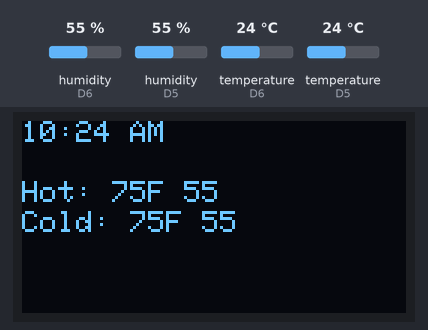
Bench run of a program on a simulated ESP8266 (NodeMCU). Parts: 128×64 one-colour display. The test bench sets the inputs (shaded band); at power-on: humidity (sensors on D6, D5) 55 %, temperature (sensors on D6, D5) 24 °C. WiFi joins after 1.5 s; servers stay silent unless stated; the local clock reads 2024-03-15 10:24:30 at power-on unless the program sets it; not simulated (calls return 0 or success): credentials.h.

Above: at 2.9 s.
3.0 s: humidity (sensor on D6) set to 22 %
At 6.3 s:
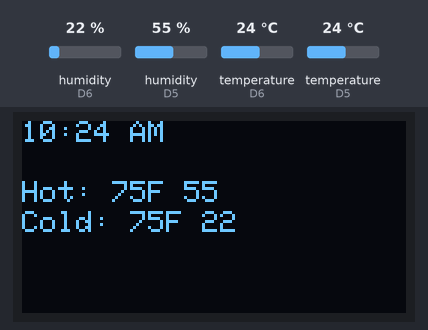
6.9 s: humidity (sensor on D5) set to 22 %
At 8.8 s:
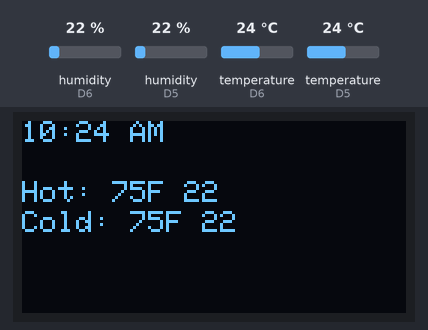
10.8 s: temperature (sensor on D6) set to 12 °C
At 11.4 s:
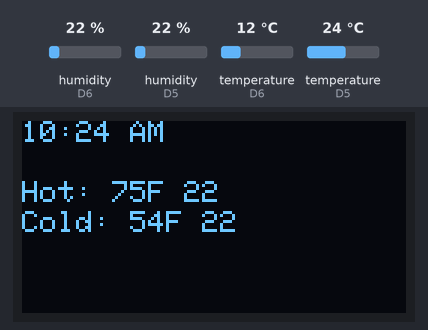
14.7 s: temperature (sensor on D5) set to 12 °C
At 17.6 s:
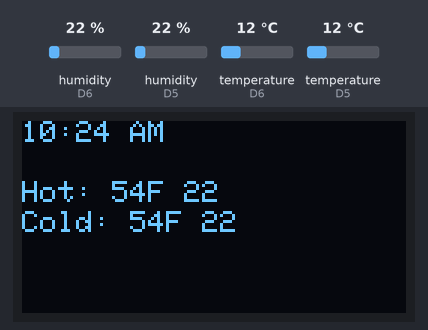
18.6 s: humidity (sensor on D6) set to 40 %
At 21.4 s:
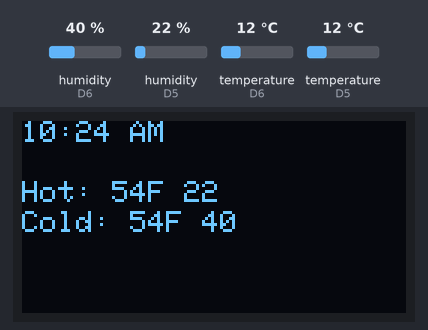
22.5 s: humidity (sensor on D5) set to 40 %
At 23.9 s:
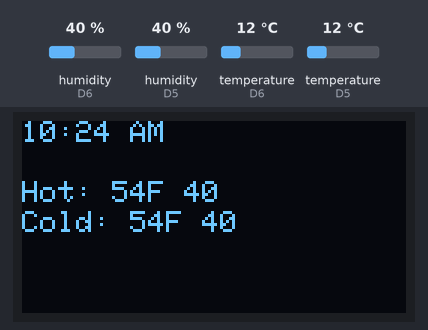
Timing chart, 0 to 25.5 s (numbered marks = the images above; inputs shaded):
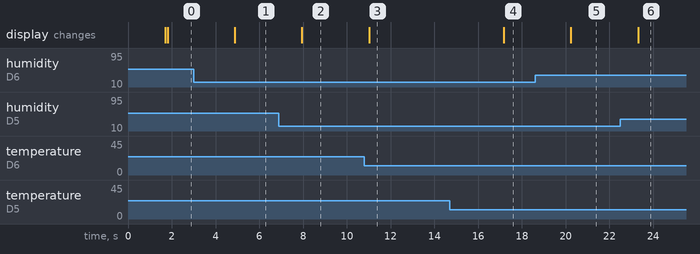

Measured:
- after the input at 3.0 s, the display: changes after 1.9 s (image 1)
- after the input at 6.9 s, the display: changes after 1.1 s (image 2)
- after the input at 10.8 s, the display: changes after 0.22 s (image 3)
- after the input at 14.7 s, the display: changes after 2.5 s (image 4)
- after the input at 18.6 s, the display: changes after 1.6 s (image 5)
- after the input at 22.5 s, the display: changes after 0.81 s (image 6)

The program:

main.cpp
```cpp
/*

For snake care.
Readings from 2 temperature sensors and NTP lookups are shown on an OLED display.
If the "hot side" temperature is outside of a range it fires a relay to turn on a heat lamp.
During specific hours a different relay is turned on to activate a plant grow lamp.
https://hackster.imgix.net/uploads/attachments/944050/node-mcu_nRId0HmElJ.jpg?auto=compress%2Cformat&w=1280&h=960&fit=max
https://randomnerdtutorials.com/esp8266-pinout-reference-gpios/
https://community.blynk.cc/uploads/default/original/2X/3/32941e2c2225641862dca63c203fbc19e287b871.jpg
amzn.com/B010N1SPRK
amzn.com/B01DKC2GQ0
amzn.com/B07F3KY8NF
amzn.com/B01M0E6SQM


NODEMCU V3:
3.3v - vcc
gnd - gnd
D10/TX/GPIO1 - nothing
D9/RX/GPIO3 - nothing
D8/GPIO15/RTS0/HCS - nothing
D7/GPIO13/CTS0/HMOSI - nothing
D6/GPIO12/HMISO - cold side temerature sensor
D5/GPIO14/HSCLK - hot side temperature sensor
gnd - gnd
3.3v - vcc
D4/GPIO2/TXD1 - Relay 1 in
D3/GPIO0/FLASH - Relay 2 in
D2/GPIO4/SDA - SDA on screen
D1/GPIO5/SCL - SCL on screen
DO/GPIO16/Wake - nothing


VIN - nothing
gnd - gnd
RST - nothing
EN/CH-PD - nothing
3.3v- vcc
gnd - gnd
CLK/GPIO6/ - nothing
SD0/GPI07/MISO/SDD0 - nothing
CMD/GPIO11/CS/SDCMD - nothing
SD1/MOSI/SDD1/GPIO8 - nothing
D11/SD2/GPIO9/SDD2 - nothing
D12/SD3/GPIO10/SDD3 - nothing
rsv - nothing
rsv - nothing
A0/ADC0 - nothing


SSD1306 screen
gnd - gnd
vcc - vcc
sdc - D1/GPIO5/SCL
sda - D2/GPIO4/SDA

DHT11 cold side
vcc - vcc
data - D6/GPIO12/HMISO
gnd - gnd

DHT11 hot side
vcc - vcc
data - D5/GPIO14/HSCLK
gnd - gnd

relay 1 - grow light
vcc - vcc
in - D4/GPIO2/TXD1
gnd - gnd

relay 2 - heat lamp
vcc - vcc
in - D3/GPIO0/FLASH
gnd - gnd


*/

#include <Arduino.h>

//declare some vars for storage
String timeline = "", hotline = "", coldline = "", relayline = "";
int myhour, mymin, mytemp;

//config
//how many seconds to wait between main loop executions.  temp sensors may struggle to be read more frequently than every 250ms.
const uint8_t looppauses = 3;
//how often in seconds are we willing to toggle the relays?  you don't want to strobe them.  5 minutes here
int relaypauses = 300;
//grow light runs roughly between the hours specified below.  Can be + or - relaypauses
//grow light on hour in 24h format.
const uint8_t growonh = 8;
//grow light off hour in 24h format.
const uint8_t growoffh = 21;
//heat lamp runs roughly at any temperature below offtemp.  Can be up to relaypauses before an adjustment happens
const uint8_t offtemp = 86;
//time display format us (12 hour) or world (24 hour)
const String timeformat = "us";
//temp display format F (fahrenheit) or C (celsius)
const String tempformat = "F";
//your timezone location in Olson format https://en.wikipedia.org/wiki/List_of_tz_database_time_zones
const String olsontz = "America/New_York";
//what NTP server to query https://www.ntppool.org/en/
const String ntpserver = "192.168.2.1";
//how frequently to ask the NTP servers for the time.
//nodemcu keeps good time so every 6 hours is good enough. don't hammer public servers
const uint16_t ntppollsec = 21600;
//put your wifi credentials in another file in include and .gitignore it
//format of
//#define WIFI_SSID "myssid"
//#define WIFI_PASSWD "mypass"
#include "credentials.h"
char ssid[] = WIFI_SSID;
char password[] = WIFI_PASSWD;
//enable debug settings and output
const bool debug = false;

//temp sensors "DHT sensor library"
//https://github.com/adafruit/DHT-sensor-library/blob/master/examples/DHTtester/DHTtester.ino
#include <DHT.h>
//gpio numbers
#define COLDTSPIN 12
#define HOTTSPIN 14
#define DHTTYPE DHT11
DHT coldts(COLDTSPIN, DHTTYPE);
DHT hotts(HOTTSPIN, DHTTYPE);

//software timer. http://sofapirate.github.io/Chrono/#heading_toc_j_6
//do relay adjustments roughly every specified interval
#include <Chrono.h>
Chrono relayadjust(Chrono::SECONDS);

//NTP https://github.com/ropg/ezTime
#include <ezTime.h>
#include <ESP8266WiFi.h>

//screen
//https://github.com/adafruit/Adafruit_SSD1306/blob/master/examples/ssd1306_128x64_i2c/ssd1306_128x64_i2c.ino
//https://lastminuteengineers.com/oled-display-esp8266-tutorial/
#include <SPI.h>
#include <Wire.h>
#include <Adafruit_GFX.h>
#include <Adafruit_SSD1306.h>
#define SCREEN_WIDTH 128 // OLED display width, in pixels
#define SCREEN_HEIGHT 64 // OLED display height, in pixels
#define OLED_RESET -1 // Reset pin # (or -1 if sharing Arduino reset pin)
Adafruit_SSD1306 display(SCREEN_WIDTH, SCREEN_HEIGHT, &Wire, OLED_RESET);

//relays
const uint8_t r1 = D4; //grow light
const uint8_t r2 = D3; //heat lamp


void setup() {
  //some serial for troubleshooting
  if (debug){
    Serial.begin(9600);
  }
  //relays are outputs the ones I built are active LOW.  Make sure they are turned off at boot.
  pinMode(r1, OUTPUT);
  pinMode(r2, OUTPUT);
  digitalWrite(r1, HIGH);
  digitalWrite(r2, HIGH);

  //temp sensors
  coldts.begin();
  hotts.begin();

  //NTP time
  //connect to wifi
  WiFi.begin(ssid, password);
  //library specific troubleshooting output
  if (debug){
    //setDebug(INFO);
  }
  //NTP server to query
  setServer (ntpserver);
  //sync with NTP server this often
  setInterval (ntppollsec);
  //get the time from NTP servers.  wait up to one minute
  waitForSync(60);

  //screen
  display.begin(SSD1306_SWITCHCAPVCC, 0x3C);
}

void getTime() {
  //call the eztime events method that notices if it needs to resync the time or not
  events();
  //create a time object
  Timezone myTZ;
  //eztime converts your olson timezone location into a posix format timezone offset string that it then uses for time calculations.
  //it does this by calling out to a server on the internet.  Since that server could be down, its best to do the conversion once
  //and cache the results.
  if (!myTZ.setCache(0)) {
    myTZ.setLocation(olsontz);
    myTZ.setCache(0);
  }

  //get the current time
  time_t t = myTZ.now();
  //spit into hours and minutes
  myhour = hour(t);
  mymin = minute(t);

  if (timeformat == "us"){
    timeline = String(myTZ.dateTime("h:i A"));
  }
  else {
    timeline = String(myTZ.dateTime("H:i"));
  }
}

void getMeasurements() {
  //declare some vars for storage
  float ctempfloat, htempfloat;

  //get temp and humidity measurements from both sensors.
  if (tempformat == "F"){
    ctempfloat = coldts.readTemperature(true);
    htempfloat = hotts.readTemperature(true);
  }
  else {
    ctempfloat = coldts.readTemperature();
    htempfloat = hotts.readTemperature();
  }
  int chumidityfloat = coldts.readHumidity();
  int hhumidityfloat = hotts.readHumidity();
  //i don't care about decmials
  int ctemp = round(ctempfloat);
  int htemp = round(htempfloat);
  mytemp = htemp;
  int chumidity = round(chumidityfloat);
  int hhumidity = round(hhumidityfloat);
  //i want to print temps and humidity readings
  if (tempformat == "F"){
    hotline = String("Hot: " + String(htemp) + "F " + String(hhumidity));
    coldline = String("Cold: " + String(ctemp) + "F " + String(chumidity));
  }
  else {
    hotline = String("Hot: " + String(htemp) + "C " + String(hhumidity));
    coldline = String("Cold: " + String(ctemp) + "C " + String(chumidity));
  }
}

void adjustRelays() {
  //overide hour and temp for debugging
  if (debug){
    Serial.println("RLEAY");
    //myhour = 14;
    //mytemp = 9;
   }

  //reset status each time we enter the loop
  relayline = "";
  //make sure the grow light is on during our specified times
  if (myhour >= growonh && myhour < growoffh) {
    if (digitalRead(r1) == HIGH) {
      digitalWrite(r1, LOW);
    }
    //add GL to our output line to signify the grow light is on
    relayline = String(relayline + "GL ");
  }
  //ensure grow light is off during non-specified hours
  else {
    if (digitalRead(r1) == LOW) {
      digitalWrite(r1, HIGH);
    }
  }
  //make sure the heat lamp is on if hot side is cooler than our specified temp
  if (mytemp < offtemp) {
    if (digitalRead(r2) == HIGH) {
      digitalWrite(r2, LOW);
    }
    //add HL to our relay status line
    relayline = String(relayline + "HL ");
  }
  //ensure heat lamp is off if hot side is hotter than our specified temp
  else {
    if (digitalRead(r2) == LOW) {
      digitalWrite(r2, HIGH);
    }
  }
}

void adjustScreen() {
  //clear screen.
  display.clearDisplay();
  //set text size, color, location of lines
  display.setTextSize(1);
  display.setTextColor(WHITE);
  display.setCursor(0,0);
  display.println(timeline);
  display.setCursor(0,20);
  display.println(hotline);
  display.setCursor(0,30);
  display.println(coldline);
  display.setCursor(0,50);
  display.println(relayline);
  //print the lines
  display.display();
}

void loop() {
  //get time
  getTime();
  //get temp, humidity
  getMeasurements();
  //if its been longer than this amount of time, see if the relays need adjusting
  if ( relayadjust.hasPassed(relaypauses) ) {
    //reset timer
    relayadjust.restart();
    adjustRelays();
  }
  //print what we got
  if (debug) {
    Serial.println(timeline);
    Serial.println(hotline);
    Serial.println(coldline);
    Serial.println(relayline);
  }
  //write the data to the OLED screen
  adjustScreen();
  //pause a bit to prevent sensor and screen strobing
  delay(looppauses * 1000);
}
```
